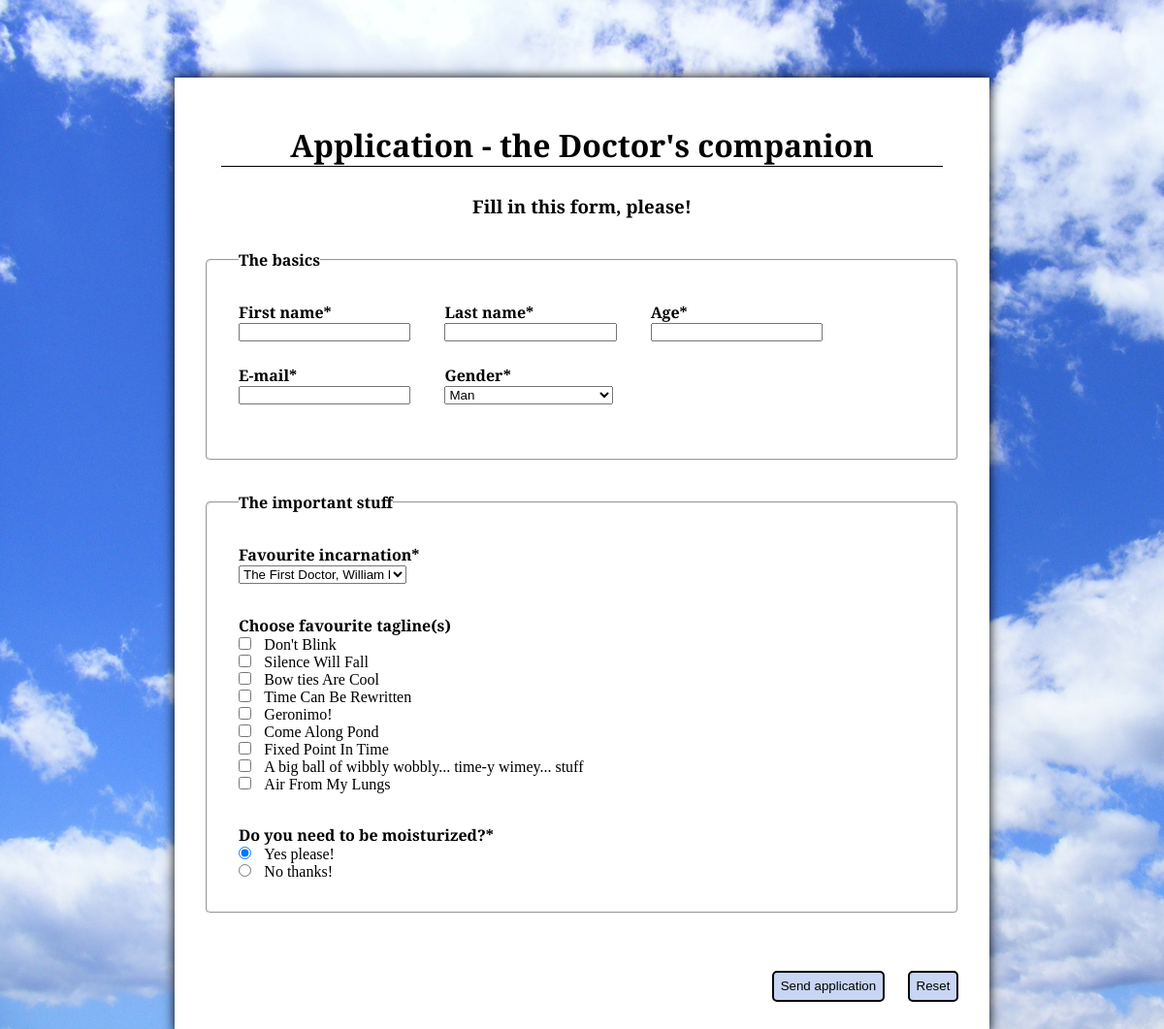
The page / on the database its author committed.
### tables this page shows
CREATE TABLE tagLine (
  id INT(6) UNSIGNED AUTO_INCREMENT PRIMARY KEY,
  quote VARCHAR(255) NOT NULL
);

### database/incarnationRepository.php (called while the page is built, shortened)
<?php
    function readAllIncarnations($connectionInfo)
    {
        $connection = new mysqli($connectionInfo["serverName"], $connectionInfo["username"], $connectionInfo["password"],
            $connectionInfo["database"]);
        $sql = "SELECT id, doctor FROM incarnation";
        $result = $connection->query($sql);
        $incarnations = $result->fetch_all(MYSQLI_ASSOC);
        return $incarnations;
    }
?>

### database/taglineRepository.php (called while the page is built, shortened)
<?php
    function readAllTaglines($connectionInfo)
    {
       $connection = new mysqli($connectionInfo["serverName"], $connectionInfo["username"], $connectionInfo["password"],
           $connectionInfo["database"]);
        $sql = "SELECT id, quote FROM tagline";
        $result = $connection->query($sql);
        $taglines = $result->fetch_all(MYSQLI_ASSOC);
        return $taglines;
    }
?>

### html_generators/generateTaglines.php (the view)
<?php
    require_once("database/taglineRepository.php");
    $taglines = readAllTaglines($connectionInfo);
    foreach($taglines as $tagline)
    {
        $id = $tagline["id"];
        ?>
        <p><input type="checkbox" name="tagLine[]" id="tagline<?php echo $id; ?>"  value="<?php echo $id; ?>"><label
                for="tagline<?php echo $id; ?>"><?php echo $tagline["quote"]; ?></label></p>
<?php
    }
?>

### top.php (shortened to what this page needs)
<!DOCTYPE html>
<html>
<head>
    <link rel="stylesheet" href="style/style.css">
    <link rel="stylesheet" href="style/formhandler_style.css">
</head>
<body>
<div id="wrapper">

### index.php (shortened to what this page needs)
<?php
require_once("top.php");
$connectionInfo = require_once("configuration/connectionInfo.php");
    ?>
    <header><h1>Application - the Doctor's companion</h1>
        <h3>Fill in this form, please!</h3></header>
    <form action="formhandler.php" method="post" name="companion-application-form" id="applicationForm"
          autocomplete="off">
        <fieldset>
            <legend>The basics</legend>
            <div class="formInput">
                <p><label for="firstName">First name* </label></p>
                <p><input type="text" name="firstName" id="firstName" required/></p>
            </div>
            <div class="formInput">
                <p><label for="lastName">Last name*</label></p>
                <p><input type="text" name="lastName" id="lastName" required/></p>
            </div>
            <div class="formInput">
                <p><label for="age">Age*</label></p>
                <p><input type="number" name="age" id="age" min="1" max="99" required/></p>
            </div>
            <div class="formInput">
                <p><label for="email">E-mail*</label></p>
                <p><input type="email" name="email" id="email" required/></p>
            </div>
            <div class="formInput">
                <p><label for="gender">Gender*</label></p>
                <p>
                    <select name="gender" id="gender" required>
                        <option value="man">Man</option>
                    </select>
                </p>
            </div>
        </fieldset>
        <fieldset>
            <legend>The important stuff</legend>
            <div class="incarnationContainer">
                <h4>Favourite incarnation*</h4>
                <?php
                    require_once("html_generators/generateIncarnations.php");
                ?>
            </div>
            <div id="tagLine">
                <h4>Choose favourite tagline(s)</h4>
                <?php
                require_once("html_generators/generateTaglines.php");
                ?>
            </div>
            <div id="moisturize">
                <h4>Do you need to be moisturized?*</h4>
                <p><input type="radio" name="moisturize" id="moisturizedYes" value="yes" checked><label
                        for="moisturizedYes">Yes please!</label></p>
                <p><input type="radio" name="moisturize" id="moisturizedNo" value="no"><label for="moisturizedNo">No
                        thanks!</label></p>
            </div>
        </fieldset>
        <div id="outerButtonsForm">
            <div id="buttonsForm">
                <button type="submit" name="submit" id="buttonSend">Send application</button>
                <button type="reset" id="buttonReset">Reset</button>
            </div>
        </div>
    </form>
<?php
require_once("bottom.php");
?>

### html_generators/generateIncarnations.php
<?php
require_once("database/incarnationRepository.php");
$incarnations = readAllIncarnations($connectionInfo);
?>
<p><select name="incarnation" id="incarnation">
        <?php
        $isFirst = true;
        foreach ($incarnations as $incarnation) {
            $id = $incarnation["id"];
            $selected = "";
            if ($isFirst) {
                $selected = "selected";
                $isFirst = false;
            }
            ?>
            <option value="<?php echo $id; ?>" <?php echo $selected; ?>><?php echo $incarnation["doctor"]; ?>
            </option>
            <?php
        }
        ?>
    </select>
</p>

### bottom.php
</div>
</body>
</html>

### style/style.css (style rules this page uses)
* { margin: 0; padding: 0; }
body { background-size: cover; background-repeat: no-repeat; background-attachment: fixed; background-image: url('../graphics/cloud.jpg'); font-family: 'Slabo 27px', serif; }
header { text-align: center; padding-top: 3em; margin-bottom: 2em; margin-right: 3em; margin-left: 3em; }
h1 { border-bottom: 1px solid #000; }
h3 { margin-top: 1.5em; }
form { margin-right: 2em; margin-left: 2em; }
form fieldset { padding: 2em; margin-bottom: 2em; border-radius: 5px; -moz-border-radius: 5px; -webkit-border-radius: 5px; }
select, input { width: 13em; }
legend { font-weight: bold; }
#wrapper { width: 70%; margin-right: auto; margin-left: auto; margin-top: 5em; background-color: #FFF; box-shadow: 0 0 0.7em #000; padding-bottom: 2em; position: relative; }
button { border-radius: 5px; -moz-border-radius: 5px; -webkit-border-radius: 5px; border: 2px solid #000; padding: 0.5em; margin-top: 2em; background-color: #C8D6F3; }
#buttonSend { margin-right: 1.5em; }
#outerButtonsForm { text-align: right; }
#buttonsForm { display: inline-block; }
.formInput { width: 30%; float: left; margin-bottom: 1.5em; }
label { font-weight: bold; }
#tagLine label { font-weight: normal; }
#moisturize label { font-weight: normal; }
input[type="checkbox"], input[type="radio"] { width: auto; margin-right: 1em; }
#tagLine { margin-bottom: 2em; }
.incarnationContainer { margin-bottom: 2em; }

### style/formhandler_style.css (style rules this page uses)
* { margin: 0; padding:0; }

### rows shown on the page
tagline: quote "Don't Blink"
tagline: quote "Silence Will Fall"
tagline: quote "Bow ties Are Cool"
tagline: quote "Time Can Be Rewritten"
tagline: quote "Geronimo!"
tagline: quote "Come Along Pond"
tagline: quote "Fixed Point In Time"
tagline: quote "A big ball of wibbly wobbly... time-y wimey... stuff"
tagline: quote "Air From My Lungs"

### other values the page prints
form field incarnation "The First Doctor, William Hartnell"
